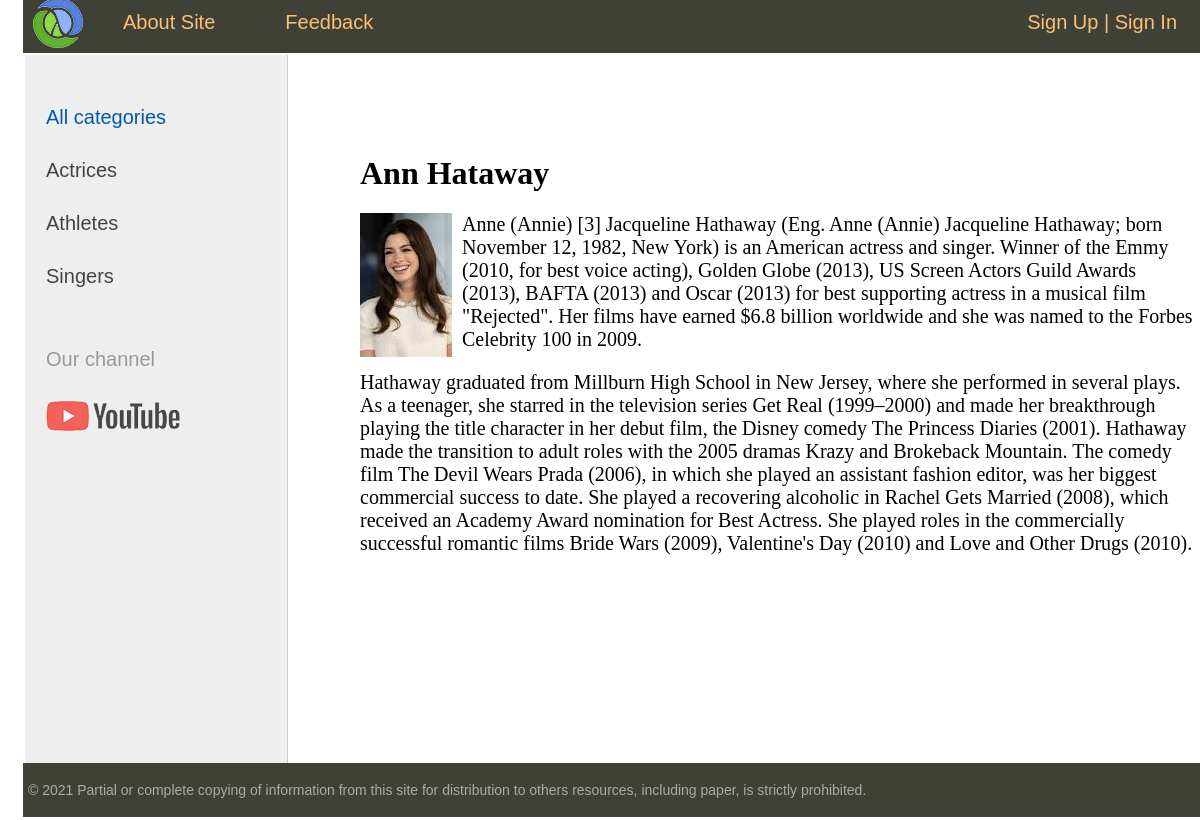
The page /article/ann-hataway/ on the database its author committed.
### women/models.py (models this page shows, shortened)
class Category(models.Model):
    name = models.CharField(max_length=255, db_index=True)
    slug = models.SlugField(max_length=255, unique=True, db_index=True, verbose_name='URL')
    def get_absolute_url(self):
        return reverse('show-women-by-category', kwargs={'category_slug': self.slug})

class Women(models.Model):
    title = models.CharField(max_length=255)
    slug = models.SlugField(max_length=255, unique=True, db_index=True, verbose_name='URL')
    content = models.TextField(blank=True)
    photo = models.ImageField(upload_to="photos/%Y/%m/%d/", null=True)
    time_create = models.DateTimeField(auto_now_add=True)
    time_update = models.DateTimeField(auto_now=True)
    is_published = models.BooleanField(default=True)
    category = models.ForeignKey('Category', on_delete=models.CASCADE)
    def __str__(self):
        return self.title
    class Meta:
        ordering = ["title"]

### women/views.py (the view)
# urls.py: path('article/<slug:article_slug>/', ShowArticle.as_view(), name="read-article"),
class ShowArticle(DataMixin, DetailView):
    model = Women
    template_name = 'women/show_article.html'
    slug_url_kwarg = 'article_slug'
    context_object_name = 'women'
    def get_context_data(self, **kwargs):
        context = super().get_context_data(**kwargs)
        c_def = self.get_user_context(title=context['women'])
        return dict(list(context.items()) + list(c_def.items()))

### women/utils.py (called while the page is built)
    def get_user_context(self, **kwargs):
        context = kwargs
        categories = cache.get('categories')
        if not categories:
            categories = Category.objects.annotate(Count('women'))
            cache.set('categories', categories, 60)
        user_menu = menu.copy()
        if not self.request.user.is_authenticated:
            user_menu.pop(1)
        context['menu'] = user_menu
        context['categories'] = categories
        if 'category_selected' not in context:
            context['category_selected'] = 0
        return context

### women/templates/women/show_article.html
{% extends 'women/base.html' %}
{% block content%}
    <h1>{{women.title}}</h1>
    {% if women.photo%}
        <p><img src="{{women.photo.url }}" class="img-article-left"></p>
    {% endif %}
    <p>{{women.content|linebreaks}}</p>
{% endblock %}

### women/templates/women/base.html (shortened to what this page needs)
{% load static %}
{% load women_tags %}
<!DOCTYPE html>
<html lang="en">
<head>
    <link type="text/css" href="{% static 'women/css/style.css' %}" rel="stylesheet">
</head>
<body>
<table class="table-page">
    <tr>
        <td>
            {% block mainmenu %}
                <div class="header">
                    <ul id="mainmenu" class="mainmenu">
                        <li class="logo">
                            <a href="{% url 'home' %}">
                                <div class="logo"></div>
                            </a>
                        </li>
                        {% for m in menu %}
                                <li><a href="{% url m.url_name %}">{{m.title}}</a></li>
                        {% endfor %}
                        {% if request.user.is_authenticated %}
                            <li class="last">{{user.username}} | <a href="{% url 'logout'%}">Log Out</a></li>
                        {% else %}
                            <li class="last"><a href="{% url 'sign-up' %}">Sign Up</a> | <a href="{% url 'sign-in'%}">Sign In</a></li>
                        {%endif%}
                    </ul>
                </div>
            {% endblock mainmenu %}
            <table class="table-content">
                <tr>
                    <td valign="top" class="left-chapters">
                        <ul id="leftchapters">
                            {% if category_selected != 0 %}
                                <li class="selected"><a href="{% url 'home' %}">All categories</a></li>
                            {% else %}
                                <li class="selected">All categories</li>
                            {% endif %}
                            {% for cat in categories %}
                                {% if cat.women__count > 0 %}
                                    {% if category_selected != cat.pk %}
                                        <li><a href="{{ cat.get_absolute_url }}">{{ cat.name }}</a></li>
                                    {% else %}
                                        <li class="selected">{{ cat.name }}</li>
                                    {% endif %}
                                {% endif %}
                            {% endfor %}
                            <li class="share">
                                <p>Our channel</p>
                                <a class="share-yt"
                                   href="https://www.youtube.com/channel/UClJzWfGWuGJL2t-3dYKcHTA/playlists"
                                   target="_blank" rel="nofollow"></a>
                            </li>
                        </ul>
                    </td>
                    <td valign="top" class="content">
                        <div class="content-text">
                            {% block content %}
                            {% endblock %}
                        </div>
                    </td>
                </tr>
            </table>
        </td>
    </tr>
    <tr>
        <td valign=top>
            <div id="footer">
                <p>&copy; 2021 Partial or complete copying of information from this site for distribution to others
                    resources, including paper, is strictly prohibited.</p>
            </div>
        </td>
    </tr>
</table>
</body>
</html>

### women/static/women/css/style.css (style rules this page uses)
html, body { font-family: 'Arial', sans-serif; margin: 10px; padding: 0; height: 100%; width: 100%; color: #444; }
a { color: #0059b2; text-decoration: none; }
img { max-width: 600px; height: auto; }
img.img-article-left { max-width: 300px; height: auto; float: left; padding: 0 10px 10px 0; }
.table-page { width: 100%; height: 100%; vertical-align: top; }
.table-page tr { height: 100%; }
.header { background: #3F4137; height: 60px; }
.logo { background: url('../images/logo.png') no-repeat 10px 5px; width: 70px; height: 60px; }
ul.mainmenu { list-style: none; margin: 0; padding: 0; height: 60px; color: #fdc073; font-size: 20px; overflow: hidden; }
ul.mainmenu li { float: left; margin: 18px 40px 0 30px; }
ul.mainmenu li.logo { margin: 0; }
ul.mainmenu li.last { float: right; }
ul.mainmenu li a { color: #fdc073; text-decoration: none; }
.table-content { width: 100%; min-height: 100%; height: 100%; }
.left-chapters { margin: 0; background: #eee; border-right: 1px solid #ccc; min-height: 100%; }
.left-chapters ul { width: 230px; min-height: 100%; margin: 0; padding: 20px 10px 10px 20px; list-style: none; font-size: 20px; }
.left-chapters ul li { margin: 30px 0 0 0; color: #999; }
.left-chapters ul li.selected { color: #0059b2; }
.left-chapters ul li a { color: #444; text-decoration: none; }
.left-chapters ul li.share { margin: 60px 0 0 0; }
.left-chapters ul li.share p { margin: 30px 0 30px 0; }
.left-chapters ul li.share a { display: inline-block; width: 40px; height: 40px; margin: 0 20px 0 0; }
.left-chapters ul li.share a.share-yt { width: 100%; height: 30px; background: url('../images/share_yt.png') no-repeat 0 0 }
.content { padding: 40px 20px 20px 40px; width: 100%; box-sizing: border-box; }
.content-text { margin: 60px 0 0 30px; color: #000; font-size: 20px; font-family: Yandex Sans Display Light; }
.content-text h1 { font-size: 32px; }
#footer { box-sizing: border-box; background: #3F4137; padding: 5px; color: #aaa; font-size: 14px; font-family: Verdana, Geneva, Arial, Helvetica; text-align: left; overflow: hidden; }

### rows shown on the page
Category: name "Actrices"
Category: name "Athletes"
Category: name "Singers"
Women: title "Ann Hataway", photo (picture), content "Anne (Annie) [3] Jacqueline Hathaway (Eng. Anne (Annie) Jacqueline Hathaway; born November 12, 1982, New York) is an American actress and singer. Winner of the Emmy (2010, for best voice acting), Golden Globe (2013), US Screen Actors Guild Awards (2013), BAFTA (2013) and Oscar (2013) for best supporting actress in a musical film \"Rejected\". Her films have earned $6.8 billion worldwide and she was named to the Forbes Celebrity 100 in 2009. Hathaway graduated from Millburn High School in New Jersey, where she performed in several plays. As a teenager, she starred in the television series Get Real (1999–2000) and made her breakthrough playing the title character in her debut film, the Disney…"

### other values the page prints
{{ m.title }} "About Site" "Feedback"
